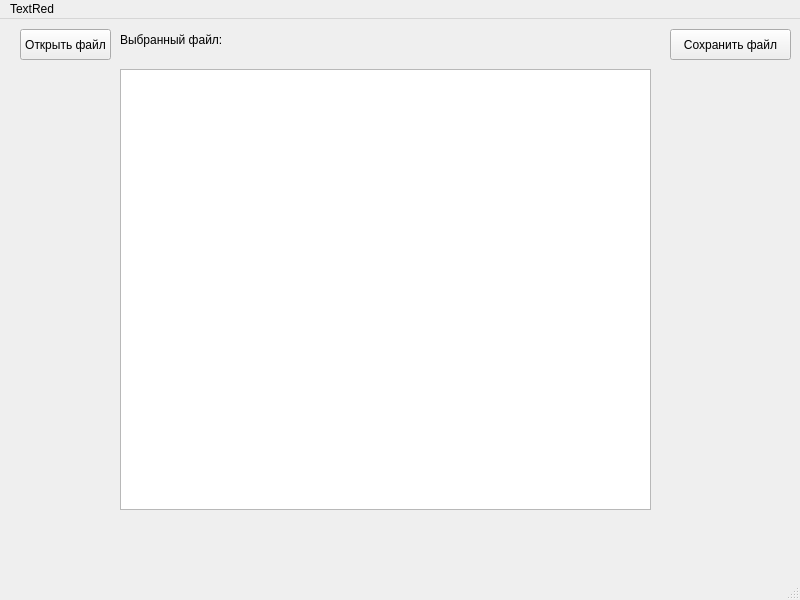
<?xml version="1.0" encoding="UTF-8"?>
<ui version="4.0">
 <class>MainWindow</class>
 <widget class="QMainWindow" name="MainWindow">
  <property name="geometry">
   <rect>
    <x>0</x>
    <y>0</y>
    <width>800</width>
    <height>600</height>
   </rect>
  </property>
  <property name="windowTitle">
   <string>MainWindow</string>
  </property>
  <widget class="QWidget" name="centralwidget">
   <widget class="QPushButton" name="pushButton">
    <property name="geometry">
     <rect>
      <x>20</x>
      <y>10</y>
      <width>91</width>
      <height>31</height>
     </rect>
    </property>
    <property name="text">
     <string>Открыть файл</string>
    </property>
   </widget>
   <widget class="QLabel" name="label">
    <property name="geometry">
     <rect>
      <x>120</x>
      <y>10</y>
      <width>101</width>
      <height>21</height>
     </rect>
    </property>
    <property name="text">
     <string>Выбранный файл:</string>
    </property>
   </widget>
   <widget class="QPushButton" name="pushButton_2">
    <property name="geometry">
     <rect>
      <x>670</x>
      <y>10</y>
      <width>121</width>
      <height>31</height>
     </rect>
    </property>
    <property name="text">
     <string>Сохранить файл</string>
    </property>
   </widget>
   <widget class="QTextBrowser" name="textBrowser">
    <property name="geometry">
     <rect>
      <x>120</x>
      <y>50</y>
      <width>531</width>
      <height>441</height>
     </rect>
    </property>
   </widget>
  </widget>
  <widget class="QMenuBar" name="menubar">
   <property name="geometry">
    <rect>
     <x>0</x>
     <y>0</y>
     <width>800</width>
     <height>21</height>
    </rect>
   </property>
   <widget class="QMenu" name="menuTextRed">
    <property name="title">
     <string>TextRed</string>
    </property>
   </widget>
   <addaction name="menuTextRed"/>
  </widget>
  <widget class="QStatusBar" name="statusbar"/>
 </widget>
 <resources/>
 <connections/>
</ui>
